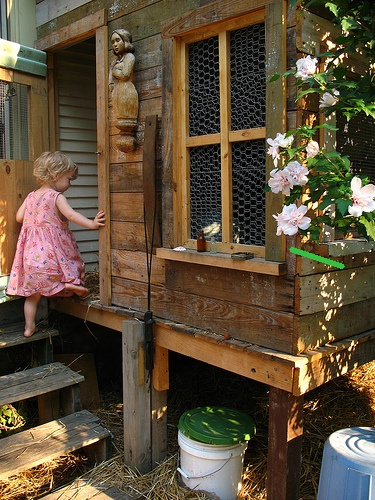
#> input picture data/samples/defect.jpg, 375 x 500 px
$ python -i features.py   (imports and definitions only)   (older library calls are emulated)
#> lines starting #> are read from the running program, lines starting #| are printed output that depends on the picture
#> further down, picture is the input picture: shape (500, 375, 3); mean B, G, R 57, 78.4, 93.4
"""Interpretable OpenCV features used by the learned multi-label model."""
import cv2
import numpy as np

FEATURE_NAMES = [
    "brightness_mean", "brightness_std", "dark_clip_ratio", "bright_clip_ratio",
    "laplacian_variance", "edge_density", "noise_mad", "entropy",
    "saturation_mean", "blockiness", "colorfulness",
]

def extract_features(image: np.ndarray) -> dict[str, float]:
    if image is None or image.size == 0:
        raise ValueError("Image could not be decoded")
    if image.ndim == 2:
        bgr = cv2.cvtColor(image, cv2.COLOR_GRAY2BGR)
    else:
        bgr = image[:, :, :3]
    gray = cv2.cvtColor(bgr, cv2.COLOR_BGR2GRAY)
    hsv = cv2.cvtColor(bgr, cv2.COLOR_BGR2HSV)
#> hsv: shape (500, 375, 3); mean H, S, V 32.8, 121.4, 96.7
    grayf = gray.astype(np.float32)
    lap = cv2.Laplacian(grayf, cv2.CV_32F)
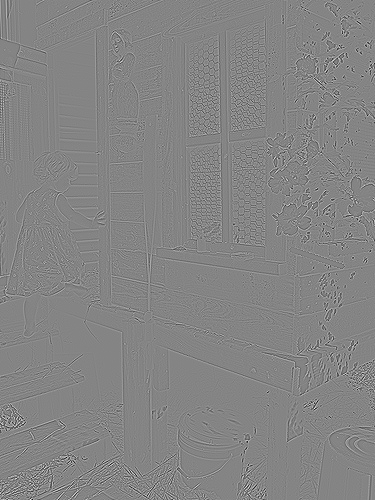
#> lap: shape (500, 375) float32; min -736, max 679, mean 0; drawn with min black and max white
    median = cv2.medianBlur(gray, 5).astype(np.float32)
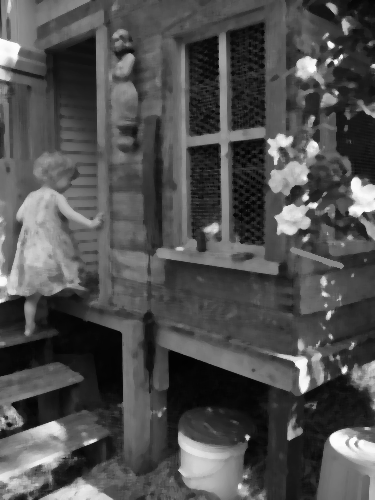
#> median: shape (500, 375) float32; min 2, max 253, mean 79.6
    residual = np.abs(grayf - median)
    edges = cv2.Canny(gray, 80, 160)
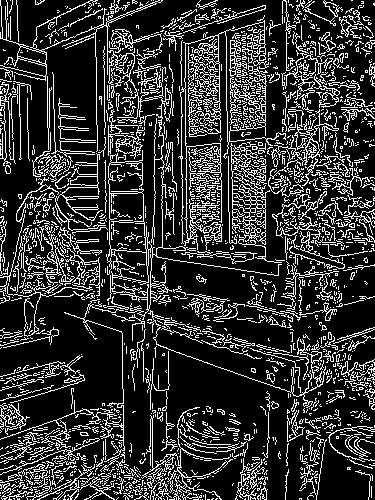
#> edges: shape (500, 375); 20.3% white in thin lines or dots
    hist = cv2.calcHist([gray], [0], None, [256], [0, 256]).ravel()
#> hist = 256 values, max 1633 at index 6, min 31 at index 255, mean 732.4
    probs = hist / max(hist.sum(), 1)
#> probs = 256 values, max 0.00871 at index 6, min 0.000165 at index 255, mean 0.00391
    entropy = -np.sum(probs[probs > 0] * np.log2(probs[probs > 0]))
#> entropy = 7.6
    # JPEG-like blocking discontinuities measured across 8px boundaries.
    vertical = np.abs(np.diff(grayf, axis=1))
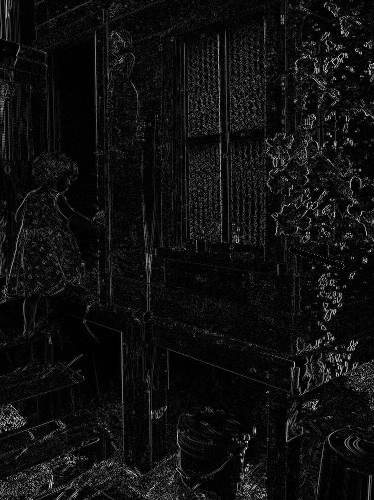
#> vertical: shape (500, 374) float32; min 0, max 250, mean 15.9
    horizontal = np.abs(np.diff(grayf, axis=0))
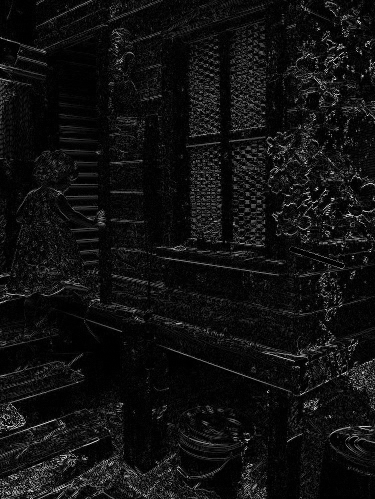
#> horizontal: shape (499, 375) float32; min 0, max 239, mean 16.5
    boundary_v = vertical[:, 7::8].mean() if vertical.shape[1] >= 8 else 0.0
#> boundary_v = 15.23
    boundary_h = horizontal[7::8, :].mean() if horizontal.shape[0] >= 8 else 0.0
#> boundary_h = 16.24
    nonboundary_v = np.delete(vertical, np.arange(7, vertical.shape[1], 8), axis=1).mean() if vertical.shape[1] > 8 else 1.0
#> nonboundary_v = 15.95
    nonboundary_h = np.delete(horizontal, np.arange(7, horizontal.shape[0], 8), axis=0).mean() if horizontal.shape[0] > 8 else 1.0
#> nonboundary_h = 16.53
    rg = bgr[:, :, 2].astype(float) - bgr[:, :, 1].astype(float)
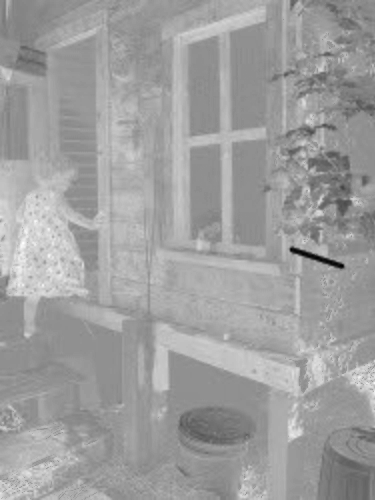
#> rg: shape (500, 375) float64; min -152, max 116, mean 15; drawn with min black and max white
    yb = 0.5 * (bgr[:, :, 2].astype(float) + bgr[:, :, 1].astype(float)) - bgr[:, :, 0].astype(float)
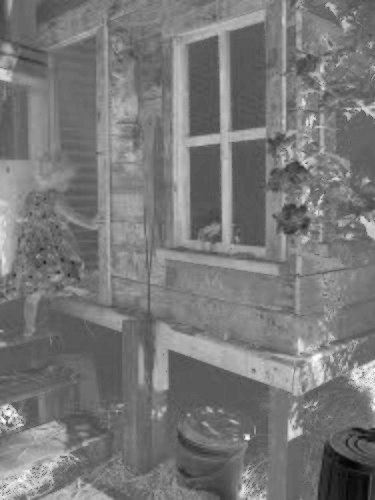
#> yb: shape (500, 375) float64; min -78, max 148, mean 28.9; drawn with min black and max white
    colorfulness = np.sqrt(rg.std() ** 2 + yb.std() ** 2) + 0.3 * np.sqrt(rg.mean() ** 2 + yb.mean() ** 2)
#> colorfulness = 44.82
    return {
        "brightness_mean": float(grayf.mean()), "brightness_std": float(grayf.std()),
        "dark_clip_ratio": float((gray < 15).mean()), "bright_clip_ratio": float((gray > 240).mean()),
        "laplacian_variance": float(lap.var()), "edge_density": float((edges > 0).mean()),
        "noise_mad": float(np.median(residual)), "entropy": float(entropy),
        "saturation_mean": float(hsv[:, :, 1].mean()),
        "blockiness": float((boundary_v + boundary_h) / max(nonboundary_v + nonboundary_h, 0.01)),
        "colorfulness": float(colorfulness),
    }

def vectorize(features: dict[str, float]) -> list[float]:
    return [features[name] for name in FEATURE_NAMES]

>>> import cv2
>>> picture = cv2.imread('../../../data/samples/defect.jpg')
>>> result = extract_features(picture)
#> result = 11 items
